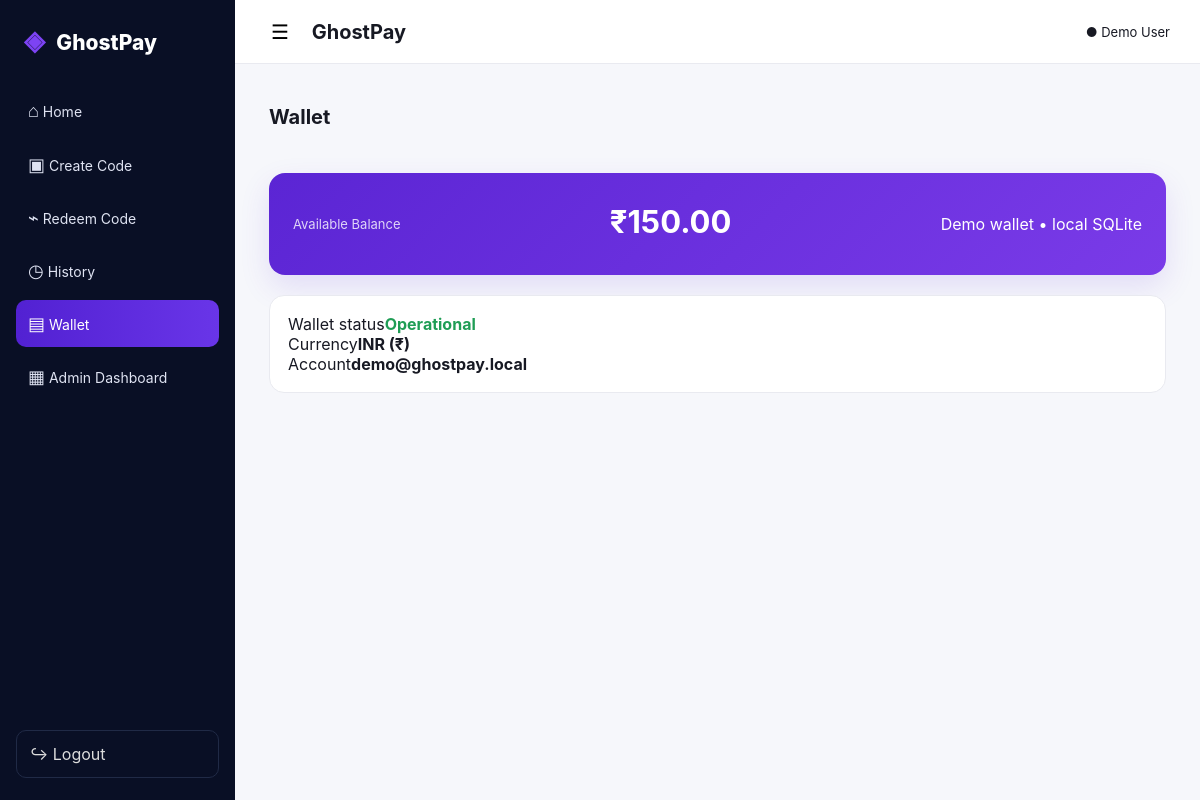
The page /wallet (signed in) on the database its author committed.
### tables this page shows
CREATE TABLE users (
        id INTEGER PRIMARY KEY AUTOINCREMENT,
        name TEXT NOT NULL,
        email TEXT UNIQUE NOT NULL,
        password_hash TEXT NOT NULL,
        balance REAL DEFAULT 0,
        created_at TEXT NOT NULL
    );

### app.py (the view)
@app.route("/wallet")
@login_required
def wallet():
    return render_template("wallet.html", user=current_user())

### app.py (called while the page is built)
def db():
    conn = sqlite3.connect(DB)
    conn.row_factory = sqlite3.Row
    return conn

def current_user():
    if "user_id" not in session:
        return None
    conn = db()
    user = conn.execute("SELECT * FROM users WHERE id=?", (session["user_id"],)).fetchone()
    conn.close()
    return user

def login_required(fn):
    @wraps(fn)
    def wrapper(*args, **kwargs):
        if not current_user():
            return redirect(url_for("login"))
        return fn(*args, **kwargs)
    return wrapper

### templates/wallet.html
{% extends "base.html" %}
{% block content %}
<div class="mobile-head"><h1>Wallet</h1></div>
<div class="balance-card large">
  <span>Available Balance</span>
  <strong>₹{{ "%.2f"|format(user.balance) }}</strong>
  <p>Demo wallet • local SQLite</p>
</div>
<div class="card info-grid">
  <div><span>Wallet status</span><b class="positive">Operational</b></div>
  <div><span>Currency</span><b>INR (₹)</b></div>
  <div><span>Account</span><b>{{ user.email }}</b></div>
</div>
{% endblock %}

### templates/base.html (shortened to what this page needs)
<!doctype html>
<html lang="en">
<head>
  <link rel="stylesheet" href="{{ url_for('static', filename='style.css') }}">
</head>
<body>
<div class="app">
  <aside class="sidebar">
    <div class="brand"><span class="brand-mark">◈</span> GhostPay</div>
    <nav>
      <a href="{{ url_for('home') }}" class="{{ 'active' if request.endpoint=='home' else '' }}">⌂ <span>Home</span></a>
      <a href="{{ url_for('create_code') }}" class="{{ 'active' if request.endpoint=='create_code' else '' }}">▣ <span>Create Code</span></a>
      <a href="{{ url_for('redeem') }}" class="{{ 'active' if request.endpoint=='redeem' else '' }}">⌁ <span>Redeem Code</span></a>
      <a href="{{ url_for('history') }}" class="{{ 'active' if request.endpoint=='history' else '' }}">◷ <span>History</span></a>
      <a href="{{ url_for('wallet') }}" class="{{ 'active' if request.endpoint=='wallet' else '' }}">▤ <span>Wallet</span></a>
      <a href="{{ url_for('admin') }}">▦ <span>Admin Dashboard</span></a>
    </nav>
    <a class="logout" href="{{ url_for('logout') }}">↪ Logout</a>
  </aside>
  <main class="main">
    <header class="topbar">
      <div class="page-title"><button class="menu" onclick="document.body.classList.toggle('sidebar-open')">☰</button> GhostPay</div>
      <div class="user-chip">● {{ user.name }}</div>
    </header>
    {% block content %}{% endblock %}
  </main>
</div>
</body>
</html>

### static/style.css (style rules this page uses)
:root { --purple:#6334d8;--purple2:#7a3ff0;--navy:#090f25;--bg:#f6f7fb;--text:#171923;--muted:#747887;--border:#e9eaf0;--green:#1f9d55;--red:#dc4b5a }
* { box-sizing:border-box }
body { margin:0;font-family:Inter,Arial,sans-serif;background:var(--bg);color:var(--text) }
a { text-decoration:none;color:inherit }
.app { display:flex;min-height:100vh }
.sidebar { width:235px;background:var(--navy);color:#fff;padding:22px 16px;position:fixed;left:0;top:0;bottom:0;display:flex;flex-direction:column;z-index:5 }
.brand { font-size:21px;font-weight:800;margin:2px 8px 30px }
.brand-mark { color:#7d43f4;font-size:27px;margin-right:7px }
.sidebar nav { display:flex;flex-direction:column;gap:6px }
.sidebar nav a { padding:13px 12px;border-radius:10px;color:#dfe3f2;font-size:14px }
.sidebar nav a:hover,.sidebar nav a.active { background:linear-gradient(90deg,#5221d2,#6935e8);color:white }
.sidebar nav a:first-letter { font-size:18px }
.logout { margin-top:auto;border:1px solid #202a46;border-radius:10px;padding:13px;color:#ddd }
.main { margin-left:235px;width:calc(100% - 235px);min-height:100vh }
.topbar { height:64px;background:#fff;border-bottom:1px solid var(--border);display:flex;align-items:center;justify-content:space-between;padding:0 30px }
.page-title { font-weight:750;font-size:20px }
.menu { border:0;background:none;font-size:20px;margin-right:12px;cursor:pointer }
.user-chip { font-size:13px }
.balance-card { margin:10px 34px 20px;padding:23px 24px;border-radius:16px;background:linear-gradient(135deg,#5b25d4,#7a3be8);color:#fff;display:flex;justify-content:space-between;align-items:center;box-shadow:0 12px 30px #6334d822 }
.balance-card span { display:block;font-size:13px;opacity:.8 }
.balance-card strong { display:block;font-size:31px;margin:7px 0 12px }
.balance-card.large { margin-top:20px }
.card,.form-card,.success-card { background:#fff;border:1px solid var(--border);border-radius:15px;margin:0 34px 20px;padding:18px }
.positive { color:var(--green) }
.mobile-head { display:flex;gap:12px;align-items:center;padding:28px 34px 10px }
.mobile-head h1 { font-size:20px }

### rows shown on the page
users: name "Demo User", balance "150.00", email "demo@ghostpay.local"
